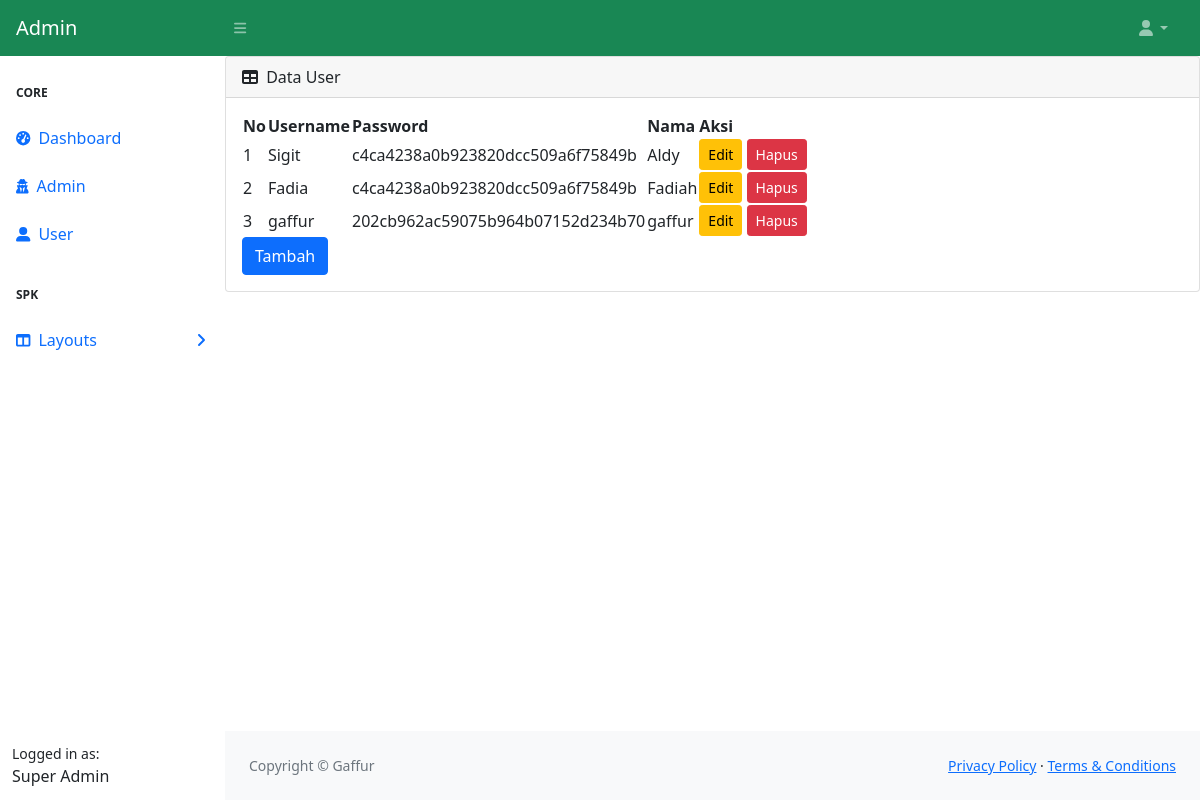
Screenshot of /admin/admin.php (signed in) with the database file from the repository.
### tables this page shows
CREATE TABLE `user` (
  `id` int(11) NOT NULL,
  `class` varchar(125) NOT NULL,
  `username` varchar(125) NOT NULL,
  `password` varchar(125) NOT NULL,
  `nama` varchar(125) NOT NULL
);

### admin/admin.php (the view, shortened to what this page needs)
<?php include 'header.php' ?>
<?php include '../koneksi.php';
?>
<div id="layoutSidenav_content">
<main>
  <div class="card mb-4">
  <div class="card-header">
    <i class="fas fa-table me-1"></i>
     Data User</div>
   <div class="card-body">
   <table id="datatablesSimple">
    <thead>
      <tr>
        <th>No</th>
        <th>Username</th>
        <th>Password</th>
        <th>Nama</th>
        <?php if($_SESSION['admin']=="Super Admin") {?>
        <th>Aksi</th>
        <?php } ?>
      </tr>
    </thead>
    <tbody>
      <?php
        $no = 1;
        $sql = $conn->query("SELECT * FROM user WHERE class='admin'");
        if($sql->num_rows>0){
          while($row = $sql->fetch_assoc()){
      ?>
      <tr>
      <td><?= $no++; ?></td>
      <td><?= $row['username'] ?></td>
      <td><?= md5($row['password']) ?></td>
      <td><?= $row['nama'] ?></td>
      <?php if($_SESSION['admin']=="Super Admin") {?>
      <td>
          <a href="edit_admin.php?id=<?=$row['id']; ?>" class="btn btn-warning btn-sm">Edit</a>
          <a href="delete_admin.php?id=<?= $row['id']; ?>" class="btn btn-danger btn-sm" onclick="return confirm('Data ingin dihapus?')">Hapus</a>
      </td>
      <?php } ?>
      </tr>
      <?php }} ?>
    </tbody>
  </table>
  <?php if($_SESSION['admin']=="Super Admin") {?>
    <a href="tambah_admin.php" class="btn btn-primary">Tambah</a>
  <?php } ?>
</div>
</main>
<?php include 'footer.php' ?>

### rows the page displays
user: username "Sigit", password "c4ca4238a0b923820dcc509a6f75849b", nama "Aldy"
user: username "Fadia", password "c4ca4238a0b923820dcc509a6f75849b", nama "Fadiah"
user: username "gaffur", password "202cb962ac59075b964b07152d234b70", nama "gaffur"

### other values shown
$_SESSION['admin'] "Super Admin"
